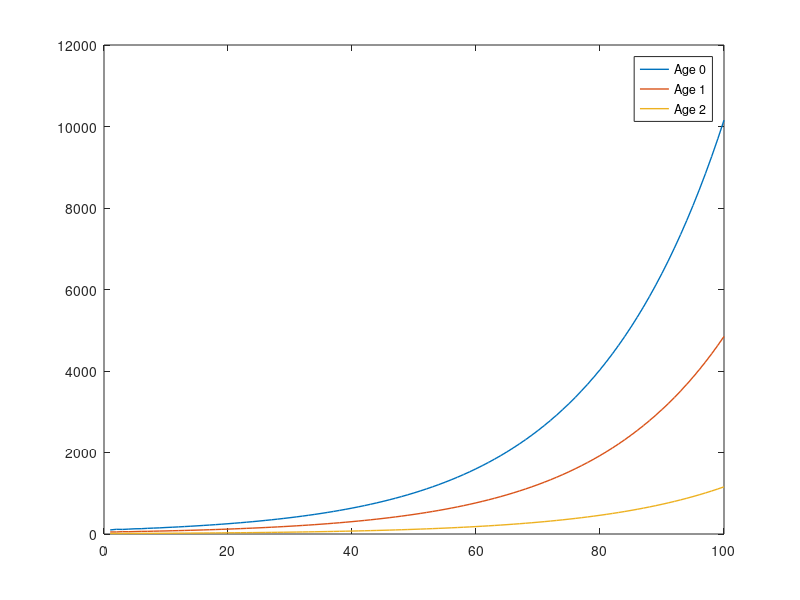
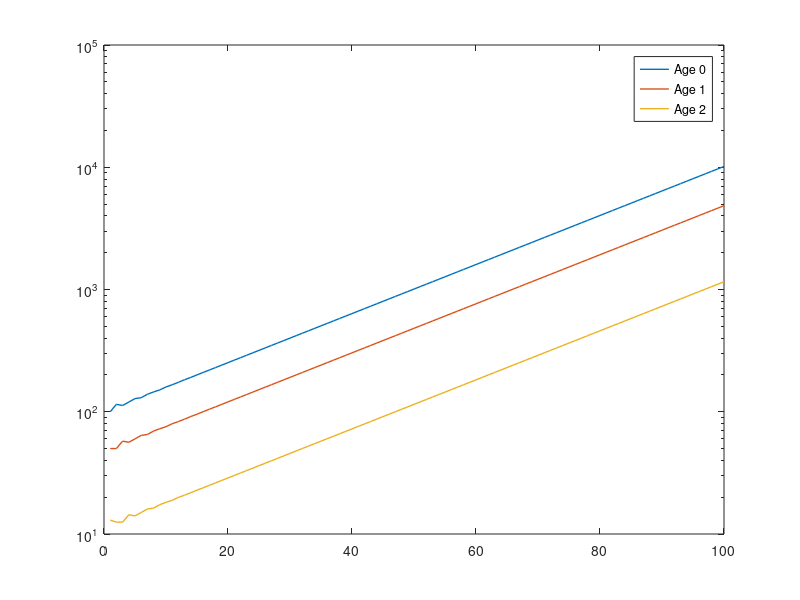

Recreate these plots in MATLAB, in order.
%% Stage-Structured Population Model
clear all
close all

% n(a,t) number of females at age a & time t
% Amax maximum age
% tmax maximum time
% p(a) probability of age a surviving to age a+1
% f(a) number of new-borns per year per age-a female

% A Leslie maxtrix(projection matrix),where aij means the stage j at time t
% transfers to stage i at time t+1

% dynamic equation
% n(:,t+1) = A*n(:,t)
% if A has single real positive dominant eigenvalue, then n(:,t) =
% c*lambda^(t)*w where w is the corresponding eigenvector
% here lambda reflects the growth rate of the population while w reflects
% the structure of the population

% if A is k*k, then A is power positive if and only if A^(k^2-2k+2) is
% positive

% Perron-Frobenius Theorem:
% if A is non-negative, square, power positive, then A has single real
% positive dominant eigenvalue, and the corresponding eigenvector is
% also real and positive

% data here
Amax = 2;
tmax = 100;
p = [0.5,0.25,0];
f = [0,1,5];
n = NaN(Amax,tmax);
n(1,1) = 100; n(2,1) = 50; n(3,1) = 13;
A = [0,  1,  5;
     .5,  0,  0;
     0, .25, 0];
 
 for t = 2:tmax
     n(:,t) = A*n(:,t-1);
 end
 
 % plot to show
figure;
for a = 1:Amax+1
    plot(1:tmax,n(a,:),'LineWidth',1);
    hold on;
end
legend({'Age 0','Age 1','Age 2'});

figure;
for a = 1:Amax+1
    semilogy(1:tmax,n(a,:),'LineWidth',1);
    hold on;
end
legend({'Age 0','Age 1','Age 2'});

